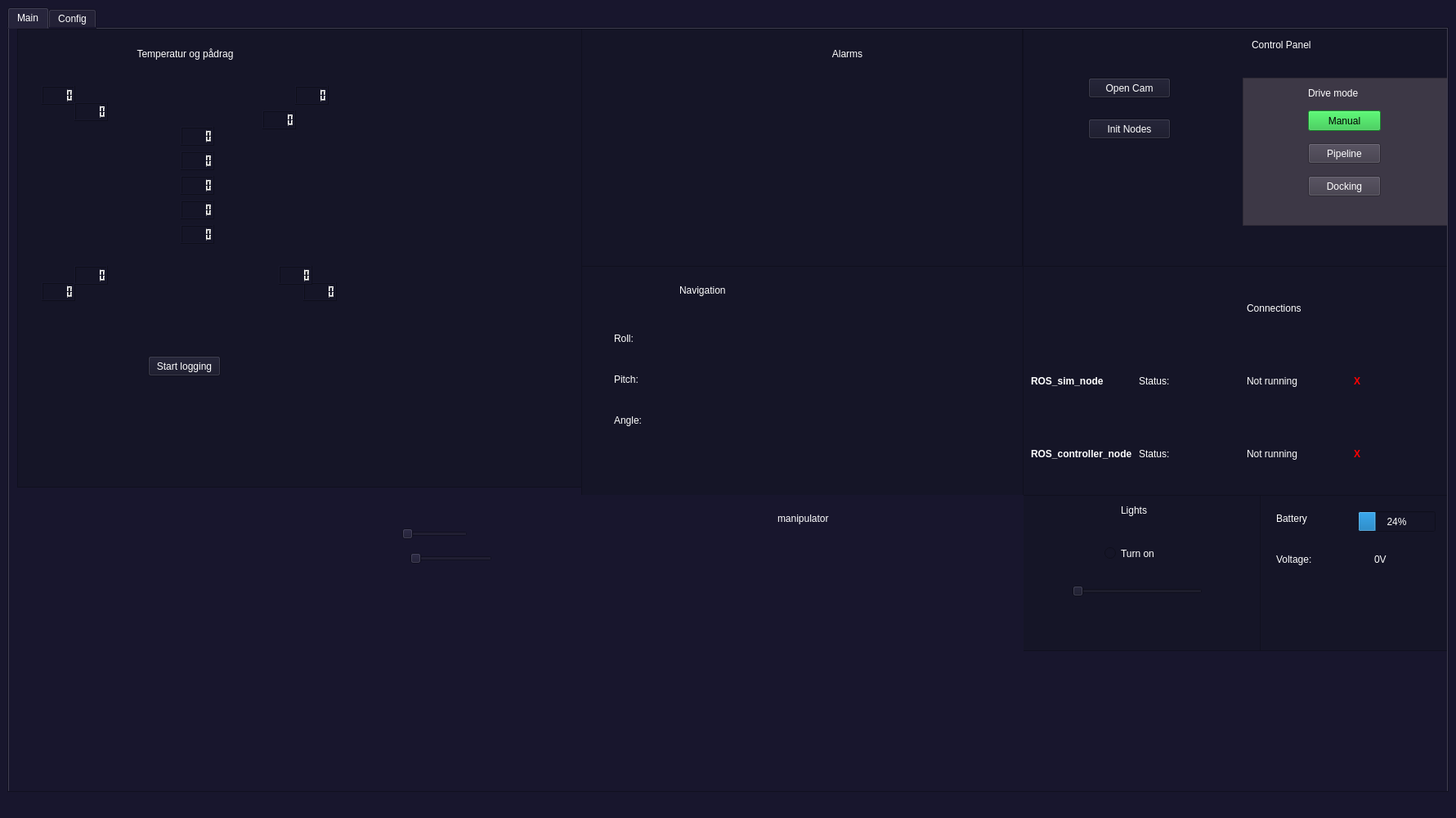
<?xml version="1.0" encoding="UTF-8"?>
<ui version="4.0">
 <class>MainWindow</class>
 <widget class="QMainWindow" name="MainWindow">
  <property name="geometry">
   <rect>
    <x>0</x>
    <y>0</y>
    <width>1781</width>
    <height>1000</height>
   </rect>
  </property>
  <property name="windowTitle">
   <string>MainWindow</string>
  </property>
  <property name="styleSheet">
   <string notr="true">background-color:rgb(24, 22, 45);
color:white;
</string>
  </property>
  <widget class="QWidget" name="centralwidget">
   <layout class="QGridLayout" name="gridLayout_2">
    <item row="0" column="0">
     <widget class="QTabWidget" name="tabWidget">
      <property name="currentIndex">
       <number>0</number>
      </property>
      <widget class="QWidget" name="tab">
       <attribute name="title">
        <string>Main</string>
       </attribute>
       <widget class="QFrame" name="frame_2">
        <property name="geometry">
         <rect>
          <x>10</x>
          <y>0</y>
          <width>691</width>
          <height>561</height>
         </rect>
        </property>
        <property name="styleSheet">
         <string notr="true">background-color:rgb(21, 21, 39)</string>
        </property>
        <property name="frameShape">
         <enum>QFrame::StyledPanel</enum>
        </property>
        <property name="frameShadow">
         <enum>QFrame::Raised</enum>
        </property>
        <widget class="QLabel" name="label_2">
         <property name="geometry">
          <rect>
           <x>30</x>
           <y>10</y>
           <width>351</width>
           <height>41</height>
          </rect>
         </property>
         <property name="text">
          <string>Temperatur og pådrag</string>
         </property>
         <property name="alignment">
          <set>Qt::AlignCenter</set>
         </property>
        </widget>
        <widget class="QLCDNumber" name="lcdNumber">
         <property name="geometry">
          <rect>
           <x>30</x>
           <y>70</y>
           <width>41</width>
           <height>23</height>
          </rect>
         </property>
        </widget>
        <widget class="QLCDNumber" name="lcdNumber_2">
         <property name="geometry">
          <rect>
           <x>340</x>
           <y>70</y>
           <width>41</width>
           <height>23</height>
          </rect>
         </property>
        </widget>
        <widget class="QLCDNumber" name="lcdNumber_3">
         <property name="geometry">
          <rect>
           <x>30</x>
           <y>310</y>
           <width>41</width>
           <height>23</height>
          </rect>
         </property>
        </widget>
        <widget class="QLCDNumber" name="lcdNumber_4">
         <property name="geometry">
          <rect>
           <x>350</x>
           <y>310</y>
           <width>41</width>
           <height>23</height>
          </rect>
         </property>
        </widget>
        <widget class="QLCDNumber" name="lcdNumber_5">
         <property name="geometry">
          <rect>
           <x>70</x>
           <y>90</y>
           <width>41</width>
           <height>23</height>
          </rect>
         </property>
        </widget>
        <widget class="QLCDNumber" name="lcdNumber_6">
         <property name="geometry">
          <rect>
           <x>300</x>
           <y>100</y>
           <width>41</width>
           <height>23</height>
          </rect>
         </property>
        </widget>
        <widget class="QLCDNumber" name="lcdNumber_7">
         <property name="geometry">
          <rect>
           <x>70</x>
           <y>290</y>
           <width>41</width>
           <height>23</height>
          </rect>
         </property>
        </widget>
        <widget class="QLCDNumber" name="lcdNumber_8">
         <property name="geometry">
          <rect>
           <x>320</x>
           <y>290</y>
           <width>41</width>
           <height>23</height>
          </rect>
         </property>
        </widget>
        <widget class="QLCDNumber" name="lcdNumber_9">
         <property name="geometry">
          <rect>
           <x>200</x>
           <y>120</y>
           <width>41</width>
           <height>23</height>
          </rect>
         </property>
        </widget>
        <widget class="QLCDNumber" name="lcdNumber_10">
         <property name="geometry">
          <rect>
           <x>200</x>
           <y>150</y>
           <width>41</width>
           <height>23</height>
          </rect>
         </property>
        </widget>
        <widget class="QLCDNumber" name="lcdNumber_11">
         <property name="geometry">
          <rect>
           <x>200</x>
           <y>180</y>
           <width>41</width>
           <height>23</height>
          </rect>
         </property>
        </widget>
        <widget class="QLCDNumber" name="lcdNumber_12">
         <property name="geometry">
          <rect>
           <x>200</x>
           <y>210</y>
           <width>41</width>
           <height>23</height>
          </rect>
         </property>
        </widget>
        <widget class="QLCDNumber" name="lcdNumber_13">
         <property name="geometry">
          <rect>
           <x>200</x>
           <y>240</y>
           <width>41</width>
           <height>23</height>
          </rect>
         </property>
        </widget>
        <widget class="QPushButton" name="button_logger">
         <property name="geometry">
          <rect>
           <x>160</x>
           <y>400</y>
           <width>89</width>
           <height>25</height>
          </rect>
         </property>
         <property name="text">
          <string>Start logging</string>
         </property>
        </widget>
       </widget>
       <widget class="QFrame" name="frame_3">
        <property name="geometry">
         <rect>
          <x>700</x>
          <y>290</y>
          <width>541</width>
          <height>281</height>
         </rect>
        </property>
        <property name="styleSheet">
         <string notr="true">background-color:rgb(21, 21, 39)</string>
        </property>
        <property name="frameShape">
         <enum>QFrame::StyledPanel</enum>
        </property>
        <property name="frameShadow">
         <enum>QFrame::Raised</enum>
        </property>
        <widget class="QLabel" name="label">
         <property name="geometry">
          <rect>
           <x>120</x>
           <y>20</y>
           <width>81</width>
           <height>20</height>
          </rect>
         </property>
         <property name="text">
          <string>Navigation</string>
         </property>
        </widget>
        <widget class="QLabel" name="label_3">
         <property name="geometry">
          <rect>
           <x>40</x>
           <y>80</y>
           <width>67</width>
           <height>17</height>
          </rect>
         </property>
         <property name="text">
          <string>Roll:</string>
         </property>
        </widget>
        <widget class="QLabel" name="label_11">
         <property name="geometry">
          <rect>
           <x>40</x>
           <y>130</y>
           <width>67</width>
           <height>17</height>
          </rect>
         </property>
         <property name="text">
          <string>Pitch:</string>
         </property>
        </widget>
        <widget class="QLabel" name="label_12">
         <property name="geometry">
          <rect>
           <x>40</x>
           <y>180</y>
           <width>67</width>
           <height>17</height>
          </rect>
         </property>
         <property name="text">
          <string>Angle:</string>
         </property>
        </widget>
       </widget>
       <widget class="QFrame" name="frame_6">
        <property name="geometry">
         <rect>
          <x>1240</x>
          <y>0</y>
          <width>540</width>
          <height>291</height>
         </rect>
        </property>
        <property name="styleSheet">
         <string notr="true">background-color:rgb(21, 21, 39)
</string>
        </property>
        <property name="frameShape">
         <enum>QFrame::StyledPanel</enum>
        </property>
        <property name="frameShadow">
         <enum>QFrame::Raised</enum>
        </property>
        <widget class="QLabel" name="label_8">
         <property name="geometry">
          <rect>
           <x>280</x>
           <y>10</y>
           <width>111</width>
           <height>20</height>
          </rect>
         </property>
         <property name="text">
          <string>Control Panel</string>
         </property>
        </widget>
        <widget class="QPushButton" name="button_init_cams">
         <property name="geometry">
          <rect>
           <x>80</x>
           <y>60</y>
           <width>101</width>
           <height>25</height>
          </rect>
         </property>
         <property name="text">
          <string>Open Cam</string>
         </property>
        </widget>
        <widget class="QPushButton" name="button_init_nodes">
         <property name="geometry">
          <rect>
           <x>80</x>
           <y>110</y>
           <width>101</width>
           <height>25</height>
          </rect>
         </property>
         <property name="text">
          <string>Init Nodes</string>
         </property>
        </widget>
        <widget class="QFrame" name="frame_9">
         <property name="geometry">
          <rect>
           <x>269</x>
           <y>60</y>
           <width>251</width>
           <height>181</height>
          </rect>
         </property>
         <property name="styleSheet">
          <string notr="true">background-color:rgb(61, 56, 70)</string>
         </property>
         <property name="frameShape">
          <enum>QFrame::StyledPanel</enum>
         </property>
         <property name="frameShadow">
          <enum>QFrame::Raised</enum>
         </property>
         <widget class="QLabel" name="label_18">
          <property name="geometry">
           <rect>
            <x>80</x>
            <y>10</y>
            <width>111</width>
            <height>17</height>
           </rect>
          </property>
          <property name="text">
           <string>Drive mode</string>
          </property>
         </widget>
         <widget class="QPushButton" name="button_manual">
          <property name="geometry">
           <rect>
            <x>80</x>
            <y>40</y>
            <width>89</width>
            <height>25</height>
           </rect>
          </property>
          <property name="styleSheet">
           <string notr="true">background-color:rgb(33, 192, 60);
color:black;</string>
          </property>
          <property name="text">
           <string>Manual</string>
          </property>
         </widget>
         <widget class="QPushButton" name="button_pipeline">
          <property name="geometry">
           <rect>
            <x>80</x>
            <y>80</y>
            <width>89</width>
            <height>25</height>
           </rect>
          </property>
          <property name="text">
           <string>Pipeline</string>
          </property>
         </widget>
         <widget class="QPushButton" name="button_docking">
          <property name="geometry">
           <rect>
            <x>80</x>
            <y>120</y>
            <width>89</width>
            <height>25</height>
           </rect>
          </property>
          <property name="text">
           <string>Docking</string>
          </property>
         </widget>
        </widget>
       </widget>
       <widget class="QFrame" name="frame_5">
        <property name="geometry">
         <rect>
          <x>1240</x>
          <y>290</y>
          <width>541</width>
          <height>281</height>
         </rect>
        </property>
        <property name="styleSheet">
         <string notr="true">background-color:rgb(21, 21, 39)</string>
        </property>
        <property name="frameShape">
         <enum>QFrame::StyledPanel</enum>
        </property>
        <property name="frameShadow">
         <enum>QFrame::Raised</enum>
        </property>
        <layout class="QGridLayout" name="gridLayout">
         <item row="1" column="3">
          <widget class="QLabel" name="status_icon_ros_sim">
           <property name="font">
            <font>
             <weight>75</weight>
             <bold>true</bold>
            </font>
           </property>
           <property name="styleSheet">
            <string notr="true">color:red</string>
           </property>
           <property name="text">
            <string>X</string>
           </property>
          </widget>
         </item>
         <item row="2" column="2">
          <widget class="QLabel" name="label_ros_controller_status">
           <property name="text">
            <string>Not running</string>
           </property>
          </widget>
         </item>
         <item row="1" column="1">
          <widget class="QLabel" name="label_6">
           <property name="text">
            <string>Status:</string>
           </property>
          </widget>
         </item>
         <item row="2" column="1">
          <widget class="QLabel" name="label_10">
           <property name="text">
            <string>Status:</string>
           </property>
          </widget>
         </item>
         <item row="1" column="2">
          <widget class="QLabel" name="label_ros_sim_status">
           <property name="text">
            <string>Not running</string>
           </property>
          </widget>
         </item>
         <item row="2" column="3">
          <widget class="QLabel" name="status_icon_ros_controller">
           <property name="font">
            <font>
             <weight>75</weight>
             <bold>true</bold>
            </font>
           </property>
           <property name="styleSheet">
            <string notr="true">color:red</string>
           </property>
           <property name="text">
            <string>X</string>
           </property>
          </widget>
         </item>
         <item row="1" column="0">
          <widget class="QLabel" name="label_7">
           <property name="font">
            <font>
             <weight>75</weight>
             <bold>true</bold>
            </font>
           </property>
           <property name="text">
            <string>ROS_sim_node</string>
           </property>
          </widget>
         </item>
         <item row="2" column="0">
          <widget class="QLabel" name="label_9">
           <property name="font">
            <font>
             <weight>75</weight>
             <bold>true</bold>
            </font>
           </property>
           <property name="text">
            <string>ROS_controller_node</string>
           </property>
          </widget>
         </item>
         <item row="0" column="2">
          <widget class="QLabel" name="label_5">
           <property name="text">
            <string>Connections</string>
           </property>
          </widget>
         </item>
        </layout>
       </widget>
       <widget class="QFrame" name="frame_4">
        <property name="geometry">
         <rect>
          <x>700</x>
          <y>0</y>
          <width>540</width>
          <height>291</height>
         </rect>
        </property>
        <property name="styleSheet">
         <string notr="true">background-color:rgb(21, 21, 39)</string>
        </property>
        <property name="frameShape">
         <enum>QFrame::StyledPanel</enum>
        </property>
        <property name="frameShadow">
         <enum>QFrame::Raised</enum>
        </property>
        <widget class="QLabel" name="label_4">
         <property name="geometry">
          <rect>
           <x>220</x>
           <y>10</y>
           <width>211</width>
           <height>41</height>
          </rect>
         </property>
         <property name="text">
          <string>Alarms</string>
         </property>
         <property name="alignment">
          <set>Qt::AlignCenter</set>
         </property>
        </widget>
       </widget>
       <widget class="QFrame" name="frame_7">
        <property name="geometry">
         <rect>
          <x>1240</x>
          <y>570</y>
          <width>301</width>
          <height>191</height>
         </rect>
        </property>
        <property name="styleSheet">
         <string notr="true">background-color:rgb(21, 21, 39)</string>
        </property>
        <property name="frameShape">
         <enum>QFrame::StyledPanel</enum>
        </property>
        <property name="frameShadow">
         <enum>QFrame::Raised</enum>
        </property>
        <widget class="QRadioButton" name="radioButton">
         <property name="geometry">
          <rect>
           <x>100</x>
           <y>60</y>
           <width>112</width>
           <height>23</height>
          </rect>
         </property>
         <property name="text">
          <string>Turn on</string>
         </property>
        </widget>
        <widget class="QLabel" name="label_17">
         <property name="geometry">
          <rect>
           <x>120</x>
           <y>10</y>
           <width>67</width>
           <height>17</height>
          </rect>
         </property>
         <property name="text">
          <string>Lights</string>
         </property>
        </widget>
        <widget class="QSlider" name="horizontalSlider">
         <property name="geometry">
          <rect>
           <x>60</x>
           <y>110</y>
           <width>160</width>
           <height>16</height>
          </rect>
         </property>
         <property name="orientation">
          <enum>Qt::Horizontal</enum>
         </property>
        </widget>
       </widget>
       <widget class="QFrame" name="frame_8">
        <property name="geometry">
         <rect>
          <x>1530</x>
          <y>570</y>
          <width>251</width>
          <height>191</height>
         </rect>
        </property>
        <property name="styleSheet">
         <string notr="true">background-color:rgb(21, 21, 39)</string>
        </property>
        <property name="frameShape">
         <enum>QFrame::StyledPanel</enum>
        </property>
        <property name="frameShadow">
         <enum>QFrame::Raised</enum>
        </property>
        <widget class="QLabel" name="label_14">
         <property name="geometry">
          <rect>
           <x>20</x>
           <y>20</y>
           <width>53</width>
           <height>17</height>
          </rect>
         </property>
         <property name="text">
          <string>Battery</string>
         </property>
        </widget>
        <widget class="QProgressBar" name="progressBar">
         <property name="geometry">
          <rect>
           <x>120</x>
           <y>20</y>
           <width>95</width>
           <height>25</height>
          </rect>
         </property>
         <property name="styleSheet">
          <string notr="true"/>
         </property>
         <property name="value">
          <number>24</number>
         </property>
        </widget>
        <widget class="QLabel" name="label_15">
         <property name="geometry">
          <rect>
           <x>20</x>
           <y>70</y>
           <width>67</width>
           <height>17</height>
          </rect>
         </property>
         <property name="text">
          <string>Voltage:</string>
         </property>
        </widget>
        <widget class="QLabel" name="label_16">
         <property name="geometry">
          <rect>
           <x>140</x>
           <y>70</y>
           <width>67</width>
           <height>17</height>
          </rect>
         </property>
         <property name="text">
          <string>0V</string>
         </property>
        </widget>
       </widget>
       <widget class="QWidget" name="widget" native="true">
        <property name="geometry">
         <rect>
          <x>700</x>
          <y>570</y>
          <width>541</width>
          <height>321</height>
         </rect>
        </property>
        <widget class="QLabel" name="label_21">
         <property name="geometry">
          <rect>
           <x>240</x>
           <y>20</y>
           <width>91</width>
           <height>17</height>
          </rect>
         </property>
         <property name="text">
          <string>manipulator</string>
         </property>
        </widget>
       </widget>
       <widget class="QSlider" name="horizontalSlider_2">
        <property name="geometry">
         <rect>
          <x>490</x>
          <y>640</y>
          <width>101</width>
          <height>16</height>
         </rect>
        </property>
        <property name="value">
         <number>0</number>
        </property>
        <property name="orientation">
         <enum>Qt::Horizontal</enum>
        </property>
       </widget>
       <widget class="QSlider" name="horizontalSlider_3">
        <property name="geometry">
         <rect>
          <x>480</x>
          <y>610</y>
          <width>81</width>
          <height>16</height>
         </rect>
        </property>
        <property name="value">
         <number>0</number>
        </property>
        <property name="orientation">
         <enum>Qt::Horizontal</enum>
        </property>
       </widget>
      </widget>
      <widget class="QWidget" name="tab_2">
       <attribute name="title">
        <string>Config</string>
       </attribute>
       <widget class="QFrame" name="frame">
        <property name="geometry">
         <rect>
          <x>20</x>
          <y>40</y>
          <width>901</width>
          <height>661</height>
         </rect>
        </property>
        <property name="frameShape">
         <enum>QFrame::StyledPanel</enum>
        </property>
        <property name="frameShadow">
         <enum>QFrame::Raised</enum>
        </property>
        <widget class="QLabel" name="label_13">
         <property name="geometry">
          <rect>
           <x>310</x>
           <y>10</y>
           <width>91</width>
           <height>20</height>
          </rect>
         </property>
         <property name="text">
          <string>Regulator</string>
         </property>
        </widget>
        <widget class="QTableWidget" name="tableWidget">
         <property name="geometry">
          <rect>
           <x>60</x>
           <y>70</y>
           <width>821</width>
           <height>441</height>
          </rect>
         </property>
        </widget>
        <widget class="QPushButton" name="button_regulator">
         <property name="geometry">
          <rect>
           <x>520</x>
           <y>570</y>
           <width>89</width>
           <height>25</height>
          </rect>
         </property>
         <property name="text">
          <string>PushButton</string>
         </property>
        </widget>
       </widget>
       <widget class="QFrame" name="frame_10">
        <property name="geometry">
         <rect>
          <x>920</x>
          <y>40</y>
          <width>861</width>
          <height>661</height>
         </rect>
        </property>
        <property name="frameShape">
         <enum>QFrame::StyledPanel</enum>
        </property>
        <property name="frameShadow">
         <enum>QFrame::Raised</enum>
        </property>
        <widget class="QLabel" name="label_19">
         <property name="geometry">
          <rect>
           <x>440</x>
           <y>20</y>
           <width>67</width>
           <height>17</height>
          </rect>
         </property>
         <property name="text">
          <string>log</string>
         </property>
        </widget>
        <widget class="QComboBox" name="comboBox">
         <property name="geometry">
          <rect>
           <x>40</x>
           <y>80</y>
           <width>86</width>
           <height>25</height>
          </rect>
         </property>
        </widget>
        <widget class="QLabel" name="label_20">
         <property name="geometry">
          <rect>
           <x>50</x>
           <y>50</y>
           <width>67</width>
           <height>17</height>
          </rect>
         </property>
         <property name="text">
          <string>Trip id:</string>
         </property>
        </widget>
        <widget class="QTableWidget" name="tableWidget_2">
         <property name="geometry">
          <rect>
           <x>10</x>
           <y>130</y>
           <width>831</width>
           <height>481</height>
          </rect>
         </property>
        </widget>
       </widget>
      </widget>
     </widget>
    </item>
   </layout>
  </widget>
  <widget class="QMenuBar" name="menubar">
   <property name="geometry">
    <rect>
     <x>0</x>
     <y>0</y>
     <width>1781</width>
     <height>22</height>
    </rect>
   </property>
  </widget>
  <widget class="QStatusBar" name="statusbar"/>
 </widget>
 <resources/>
 <connections/>
</ui>
